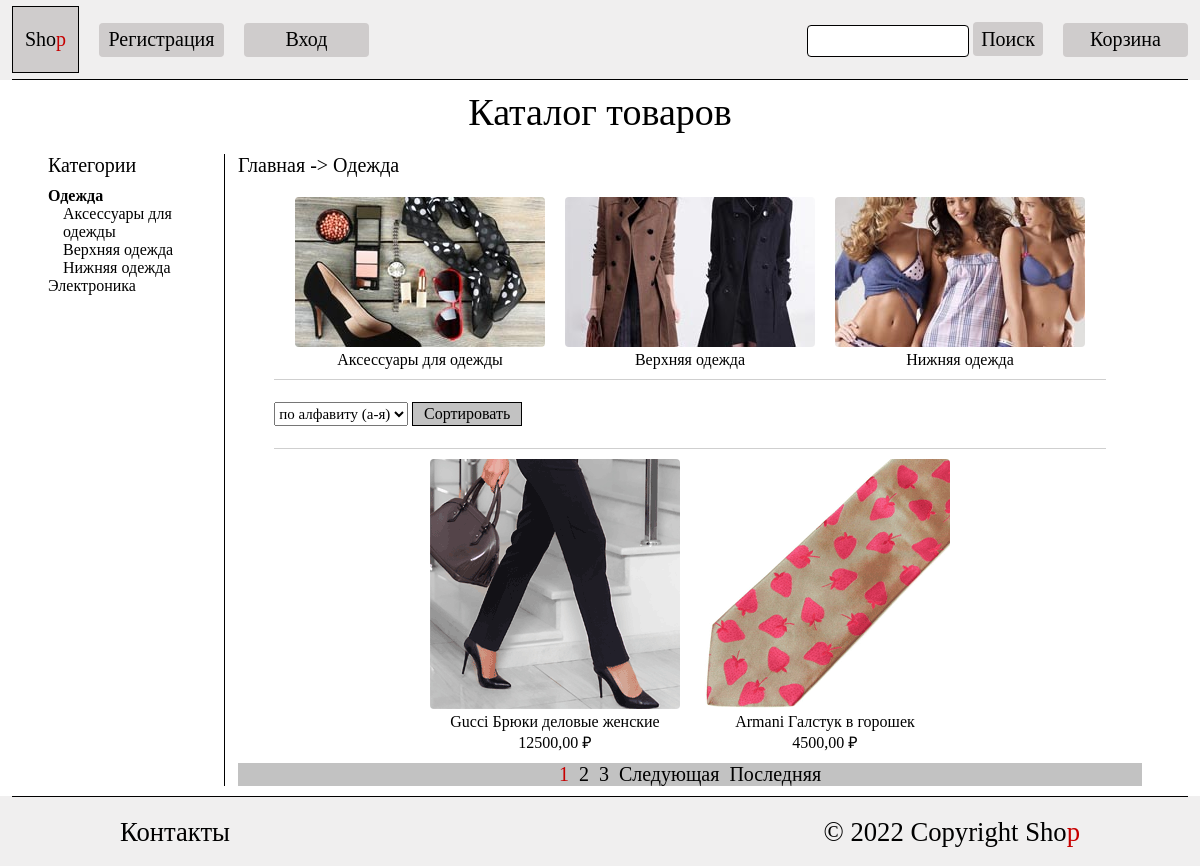
Screenshot of /category/odezhda/ with the database file from the repository.
### shop/models.py (models this page shows, shortened)
class Category(models.Model):
    name = models.CharField(max_length=100, verbose_name='Имя категории')
    slug = models.SlugField(unique=True)
    image = models.ImageField(
        upload_to='category/',
        validators=[validate_category_image_size, ],
        verbose_name='Изображение категории',
        help_text=mark_safe(f'<span style="color:red; font-size:14px;">'
                            f'Разрешение изображения должно быть: '
                            f'{settings.CATEGORY_IMAGE_RESOLUTION[0]}*{settings.CATEGORY_IMAGE_RESOLUTION[1]}'
                            f'</span>')
    )
    parent_category = models.ForeignKey(
        'self',
        blank=True,
        null=True,
        on_delete=models.CASCADE,
        related_name='child_category')
    class Meta:
        verbose_name_plural = 'Категории товаров'
        verbose_name = 'Категория товара'
        ordering = ['name']

class Product(models.Model):
    name = models.CharField(max_length=100, verbose_name='Наименование товара')
    brand = models.ForeignKey(Brand,
                              on_delete=models.CASCADE,
                              related_name='products',
                              verbose_name='Бренд товара')
    description = models.TextField(verbose_name='Описание товара')
    category = models.ForeignKey(Category,
                                 on_delete=models.CASCADE,
                                 related_name='products',
                                 verbose_name='Категория товара')
    price = models.DecimalField(max_digits=12,
                                decimal_places=2,
                                verbose_name='Стоимость товара')
    image_preview = models.ImageField(
        upload_to='product/',
        validators=[validate_product_image_size, ],
        verbose_name='Изображение предпросмотр товара',
        help_text=mark_safe(f'<span style="color:red; font-size:14px;">'
                            f'Разрешение изображения должно быть: '
                            f'{settings.PRODUCT_PREVIEW_IMAGE_RESOLUTION[0]}*{settings.PRODUCT_PREVIEW_IMAGE_RESOLUTION[1]}'
                            f'</span>')
    )
    class Meta:
        verbose_name_plural = 'Товары'
        verbose_name = 'Товар'
        ordering = ['name']

class Brand(models.Model):
    name = models.CharField(max_length=100, verbose_name='Бренд')
    slug = models.SlugField(unique=True)
    class Meta:
        verbose_name_plural = 'Бренды товаров'
        verbose_name = 'Бренд товара'
        ordering = ['name']

### shop/views.py (the view)
# urls.py: path('category/<slug:slug>/', category, name='category'),
def category(request, slug):
    category = get_object_or_404(Category, slug=slug)
    child_categorys = category.child_category.all()
    """получение списка категорий для отображения
        на HTML очереди категорий"""
    category_queue = get_category_queue(category)
    """получение дерева категорий"""
    category_queue_for_tree = deque(category_queue)
    category_tree = get_category_tree(category_queue_for_tree)
    """получение продуктов"""
    if child_categorys:
        all_child_categories = get_all_child_categories(child_categorys)
        products = Product.objects.filter(category__in=all_child_categories)
    else:
        """если у текущей категории нет дочерних категорий,
        т.е. она конечная в глубину, то получаем все товары
        текущей категории"""
        products = category.products.all()
    """сортировка товаров"""
    current_order = 'name'
    form_ordering = OrderingForm(request.GET)
    if form_ordering.is_valid():
        if form_ordering.cleaned_data.get('order'):
            current_order = form_ordering.cleaned_data.get('order')
            products = products.order_by(current_order)
    """пагинация"""
    page_obj = page_paginator(products, request)
    template = 'shop/category.html'
    context = {
        'category': category,
        'products': products,
        'page_obj': page_obj,
        'child_categorys': child_categorys,
        'category_queue': category_queue,
        'category_tree': category_tree,
        'form_ordering': form_ordering,
        'current_order': current_order
    }
    return render(request, template, context)

### shop/forms.py
class OrderingForm(forms.Form):
    order = forms.ChoiceField(label='Сортировать',
                              choices=[['name', 'по алфавиту (а-я)'],
                                       ['-name', 'по алфавиту (я-а)'],
                                       ['brand', 'по бренду (а-я)'],
                                       ['-brand', 'по бренду (я-а)'],
                                       ['price', 'сначала дешевле'],
                                       ['-price', 'сначала дороже']])

### core/templatetags/form_filters.py (called while the page is built)
@register.filter
def addclass(field, css):
    return field.as_widget(attrs={'class': css})

### shop/utils.py (called while the page is built)
def get_category_queue(category):
    categorys_queue = [category]
    while True:
        parent_category = categorys_queue[-1].parent_category
        if parent_category is None:
            break
        categorys_queue.append(parent_category)
    categorys_queue.reverse()
    return categorys_queue

def get_all_child_categories(child_categories):
    all_child_categories = list(child_categories)
    for current_category in all_child_categories:
        all_child_categories.extend(list(current_category.child_category.all()))
    return all_child_categories

def page_paginator(data, request):
    post_list = Paginator(data, settings.PAGINATOR_COUNT)
    page_number = request.GET.get('page')
    return post_list.get_page(page_number)

### templates/shop/category.html (shortened to what this page needs)
{% extends "base.html" %}
{% load form_filters %}
{% block content %}
<div class="caption">Каталог товаров</div>
<div class="shop_main">
    <aside>
        {% include "includes/aside_categories.html" %}
    </aside>
    <div class="product_category">
        <div class="category_caption">
            <a href="{% url 'shop:index' %}">Главная</a>
            {% for category in category_queue %}
                -> <a href="{% url 'shop:category' category.slug %}?order={{ current_order }}"> {{ category.name }}</a>
            {% endfor %}
        </div>
        {% if child_categorys %}
        <div class="grid_category">
            {% for category in child_categorys %}
            <div>
                <a href="{% url 'shop:category' category.slug %}?order={{ current_order }}">
                    <div><img src="{{ category.image.url }}" class="img_category"></div>
                    <div>{{ category.name }}</div>
                </a>
            </div>
            {% endfor %}
        </div>
        {% endif %}
        <div class="dividing_line_filter"></div>
        <div class="flex_horizontal">
            <form method="get">
                {{ form_ordering.order|addclass:'sort_select' }}
                <input type="submit" name="ordering" value="Сортировать" class="button_sort">
            </form>
        </div>
        <div class="dividing_line_filter"></div>
        <div class="grid_category">
        {% for product in page_obj %}
            <div>
                <a href="{% url 'shop:product' product.id %}">
                <div><img src="{{ product.image_preview.url }}" class="img_category"></div>
                <div>{{ product.brand.name }} {{ product.name }}</div>
                <div>{{ product.price }} ₽</div>
                </a>
            </div>
        {% endfor %}
        </div>
        {% include "includes/paginator.html" %}
    </div>
</div>
{% endblock %}

### templates/includes/aside_categories.html
<div>
    <a href="{% url 'shop:index' %}"><div class="category_caption">Категории</div></a>
    {% for category in category_tree %}
        <div style="padding:0px {% widthratio category.nested 1 15 %}px;" class="{{ category.is_active }}">
            <a href="{% url 'shop:category' category.object.slug %}?order={{ current_order }}">{{ category.object.name }}</a>
        </div>
    {% endfor %}
</div>

### static_dev/css/style.css (style rules this page uses)
* { margin: 0; padding: 0; }
body { height: 100vh; display: grid; grid-template-rows: auto 1fr auto; font-family: 'Minion Pro'; }
a { text-decoration: none; color: black; }
.caption { text-align: center; font-size: 38px; margin: 10px 0; }
.flex_horizontal { display: flex; justify-content: space-between; align-items: center; margin: 12px 4%; gap: 20px; }
.shop_main { height: 80%; margin: 0px 4%; display: grid; grid-template-columns: 180px 1fr; }
aside { display: grid; grid-template-columns: 1fr 4px; justify-items: start; text-align: start; }
.category_caption { font-size: 20px; margin: 10px 0; }
.grid_category { text-align: center; justify-content: center; display: grid; grid-template-columns: repeat(auto-fit, 250px); grid-gap: 15px 20px; }
.img_category { border-radius: 4px; }
.dividing_line_filter { margin: 0 4%; height: 1px; background-color: rgb(207, 207, 207); }
.button_sort { background-color: #c2c2c2; width: 110px; height: 24px; font-family: 'Minion Pro'; font-size: 16px; border: 1px solid black; }
.sort_select { height: 24px; font-family: 'Minion Pro'; font-size: 15px; }
.product_category { justify-self: stretch; margin: 0px 10px; display: flex; flex-direction: column; gap: 10px 0px; }
.category_active { font-weight: bolder; }

### rows the page displays
Category: object.name "Одежда", name "Одежда"
Category: object.name "Аксессуары для одежды", image (picture), name "Аксессуары для одежды"
Category: object.name "Верхняя одежда", image (picture), name "Верхняя одежда"
Category: object.name "Нижняя одежда", image (picture), name "Нижняя одежда"
Category: object.name "Электроника"
Product: image_preview (picture), brand.name "Gucci", name "Брюки деловые женские", price "12500,00"
Product: image_preview (picture), brand.name "Armani", name "Галстук в горошек", price "4500,00"

### other values shown
{{ i }} "1"
{{ i }} "2" "3"
